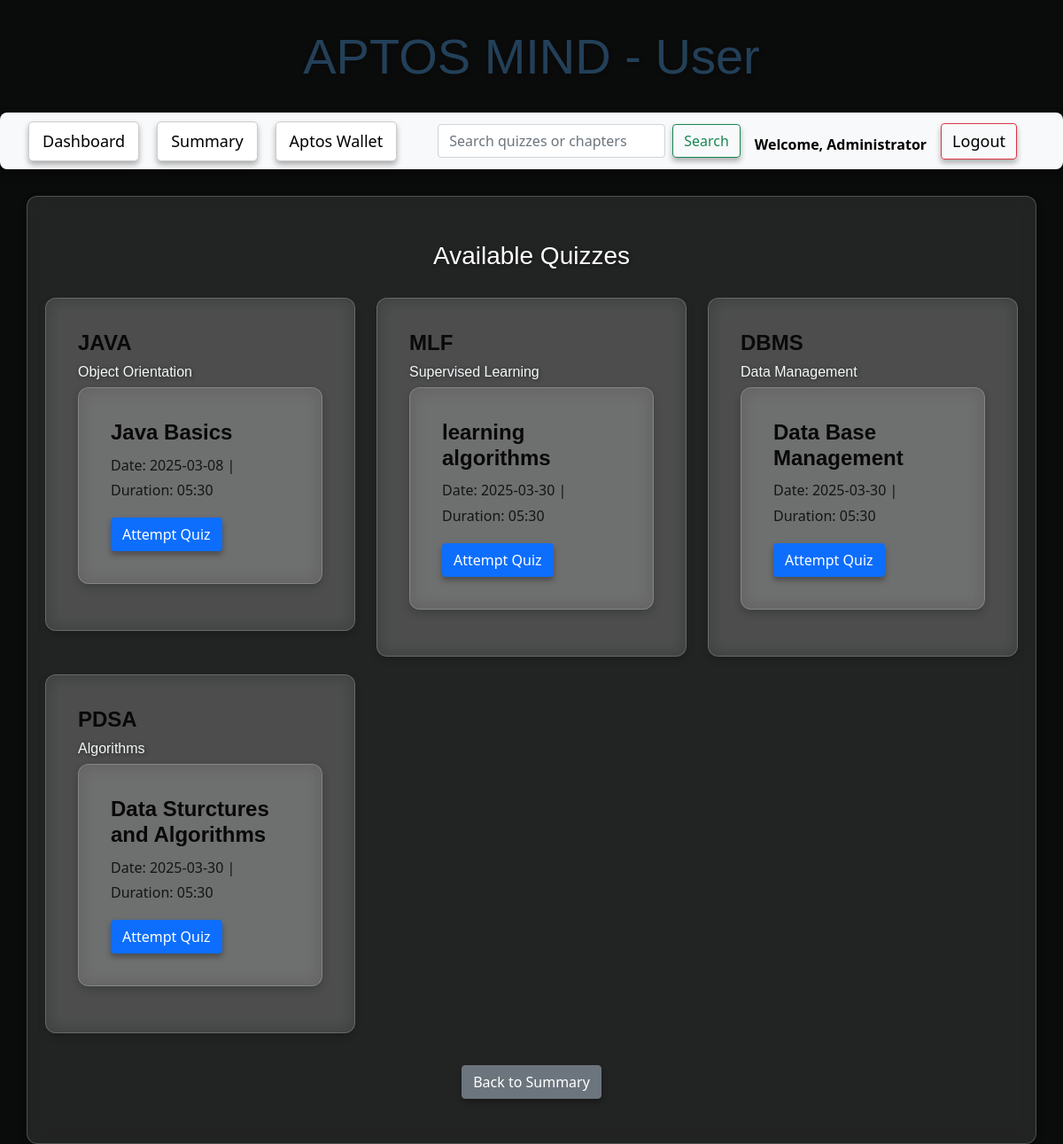
The page /user/1/JAVA on the database its author committed.
### backend/models.py (models this page shows)
class User_Info(db.Model, UserMixin):
    __tablename__ = "user_info"
    id = db.Column(db.Integer, primary_key=True)
    email = db.Column(db.String, unique=True, nullable=False)
    password = db.Column(db.String, nullable=False)
    role = db.Column(db.Integer, default=1)  # 0 for admin, 1 for user
    full_name = db.Column(db.String, nullable=False)
    address = db.Column(db.String, nullable=False)
    pin_code = db.Column(db.Integer, nullable=False)
    reward_points = db.Column(db.Integer, default=0)  # New column for reward points
    scores = db.relationship("Score", cascade="all,delete", backref="user", lazy=True)

class Subject(db.Model):
    __tablename__ = "subject"
    id = db.Column(db.Integer, primary_key=True)
    name = db.Column(db.String, nullable=False)
    description = db.Column(db.String, nullable=True)
    chapters = db.relationship("Chapter", cascade="all,delete", backref="subject", lazy=True)

class Chapter(db.Model):
    __tablename__ = "chapter"
    id = db.Column(db.Integer, primary_key=True)
    name = db.Column(db.String, nullable=False)
    description = db.Column(db.String, nullable=True)
    subject_id = db.Column(db.Integer, db.ForeignKey("subject.id"), nullable=False)
    quizzes = db.relationship("Quiz", cascade="all,delete", backref="chapter", lazy=True)

class Quiz(db.Model):
    __tablename__ = "quiz"
    id = db.Column(db.Integer, primary_key=True)
    name = db.Column(db.String, nullable=False)
    date_of_quiz = db.Column(db.String, nullable=False)
    time_duration = db.Column(db.String, nullable=False)
    chapter_id = db.Column(db.Integer, db.ForeignKey("chapter.id"), nullable=False)
    questions = db.relationship("Question", cascade="all,delete", backref="quiz", lazy=True)
    scores = db.relationship("Score", cascade="all,delete", backref="quiz", lazy=True)

### backend/controllers.py (the view)
@app.route("/user/<id>/<name>")
def user_dashboard(id, name):
    subjects = Subject.query.all()
    user = User_Info.query.get(id)  # Fetch the user object
    return render_template("user_dashboard.html", id=id, name=name, subjects=subjects, user=user)

### templates/user_dashboard.html (shortened to what this page needs)
{% extends "user_layout.html" %}
{% block content %}
    <div class="content">
        <div class="container">
            <h3 class="center">
                 Available Quizzes
            </h3>
            {% if subjects %}
                <div class="row">
                    {% for subject in subjects %}
                        <div class="col-md-4">
                            <div class="card">
                                <div class="card-body">
                                    <h5 class="card-title">
                                         {{ subject.name }}
                                    </h5>
                                    {% for chapter in subject.chapters %}
                                        <h6>
                                             {{ chapter.name }}
                                        </h6>
                                        {% for quiz in chapter.quizzes %}
                                            <div class="card mb-3">
                                                <div class="card-body">
                                                    <h6 class="card-title">
                                                         {{ quiz.name }}
                                                    </h6>
                                                    <p class="card-text">Date: {{ quiz.date_of_quiz }} | Duration: {{ quiz.time_duration }}</p>
                                                    <a href="/quiz/{{ quiz.id }}/{{ user.id }}" class="btn btn-primary">
                                                         Attempt Quiz
                                                    </a>
                                                </div>
                                            </div>
                                        {% endfor %}
                                    {% endfor %}
                                </div>
                            </div>
                        </div>
                    {% endfor %}
                </div>
            {% else %}
                <h4 class="center">
                    <i class="fas fa-exclamation-circle"></i> No quizzes available.
                </h4>
            {% endif %}
            <div class="center mt-3">
                <a href="{{ url_for('user_summary', user_id=user.id) }}" class="btn btn-secondary">Back to Summary</a>
            </div>
        </div>
    </div>
{% endblock %}

### templates/user_layout.html (shortened to what this page needs)
<!DOCTYPE html>
<html>
<head>
    <link rel="stylesheet" href="{{ url_for('static', filename='styles/main.css') }}">
    <link href="https://cdn.jsdelivr.net/npm/bootstrap@5.0.2/dist/css/bootstrap.min.css" rel="stylesheet">
</head>
<body>
    <div class="my_container">
        <div class="center"><h1 class="display-4" style="color: #4682B4;">APTOS MIND - User</h1></div>
        <div class="my_panel">
            <nav class="navbar navbar-expand-lg navbar-light bg-light">
                <div class="container-fluid">
                    <a class="btn btn-dashboard" href="{{ url_for('dashboard') }}">Dashboard</a>
                    <div class="collapse navbar-collapse" id="navbarNav">
                        <ul class="navbar-nav me-auto mb-2 mb-lg-0">
                            <li class="nav-item">
                                <a class="btn btn-summary" href="{{ url_for('summary') }}">Summary</a>
                            </li>
                            <li class="nav-item">
                                <a class="btn btn-wallet" href="{{ url_for('wallet', user_id=user.id) }}">Aptos Wallet</a>
                            </li>
                        </ul>
                        <form class="d-flex me-3" method="POST" action="{{ url_for('user_search', id=user.id, name=user.full_name) }}">
                            <input class="form-control me-2" type="search" placeholder="Search quizzes or chapters" name="search_text" required>
                            <button class="btn btn-outline-success" type="submit">Search</button>
                        </form>
                        <span class="navbar-text me-3 mt-2" style="color: black; font-weight: bold;">
                            {% if user.is_authenticated %}
                                Welcome, {{ user.full_name }}
                            {% else %}
                                <a href="{{ url_for('login') }}" class="btn btn-outline-primary">Login</a>
                            {% endif %}
                        </span>
                        {% if user.is_authenticated %}
                            <a class="btn btn-outline-danger logout" href="{{ url_for('logout') }}">Logout</a>
                        {% endif %}
                    </div>
                </div>
            </nav>
            {% block content %}{% endblock %}
        </div>
    </div>
</body>
</html>

### static/styles/main.css (style rules this page uses)
body { background: #add8e6; font-family: 'Poppins', sans-serif; color: #0e3d49; margin: 0; padding: 0; }
.container { max-width: 1200px; margin: 0 auto; padding: 20px; }
h1, h2, h3, h4, h5, h6 { color: #f4f7f8; font-family: 'Poppins', sans-serif; margin-bottom: 20px; text-shadow: 1px 1px 4px rgba(17, 17, 17, 0.6); }
h1.display-4 { color: #87CEEB; }
p { line-height: 1.8; margin-bottom: 15px; font-size: 18px; }
.navbar { background-color: #5e3d3d; padding: 15px 20px; border-radius: 8px; margin-bottom: 30px; box-shadow: 0 4px 8px rgba(0, 0, 0, 0.5); }
.navbar a { color: #000000; text-decoration: none; margin-right: 20px; font-size: 18px; transition: all 0.3s ease; }
.btn { display: inline-block; padding: 12px 25px; font-size: 16px; font-weight: bold; text-align: center; text-decoration: none; border-radius: 8px; transition: all 0.3s ease; cursor: pointer; box-shadow: 0 4px 6px rgba(0, 0, 0, 0.3); }
.btn-primary { background-color: #4caf50; color: #ffffff; border: none; }
.btn-secondary { background-color: #607d8b; color: #ffffff; border: none; }
.card { background-color: #1e1e2f; border: 1px solid #3a3a4b; border-radius: 10px; box-shadow: 0 6px 12px rgba(0, 0, 0, 0.5); margin-bottom: 25px; transition: transform 0.3s ease, box-shadow 0.3s ease; }
.card-body { padding: 25px; }
.card-title { font-size: 1.5rem; font-weight: bold; margin-bottom: 20px; color: #0a0909; text-shadow: none; }
.card-text { color: #151616; font-size: 16px; }
.center { text-align: center; margin: 30px 0; color: #ffffff; }

### templates/user_layout.html (style rules this page uses)
.btn-dashboard, .btn-summary, .btn-wallet { background-color: white !important; color: black !important; border: 1px solid #ccc; padding: 8px 15px; border-radius: 5px; transition: background-color 0.3s ease, color 0.3s ease; }

### templates/user_dashboard.html (style rules this page uses)
body { background-color:rgb(21, 22, 22); }
h3 { color: #ffffff; }
.content { position: relative; z-index: 1; }
nav { position: fixed; top: 0; width: 100%; z-index: 1000; }
.card { background: rgba(255, 255, 255, 0.1); border-radius: 12px; box-shadow: 0 4px 8px rgba(0, 0, 0, 0.2); padding: 20px; margin-bottom: 20px; backdrop-filter: blur(10px); -webkit-backdrop-filter: blur(10px); border: 1px solid rgba(255, 255, 255, 0.2); }
.container { background: rgba(255, 255, 255, 0.1); border-radius: 12px; box-shadow: 0 4px 8px rgba(0, 0, 0, 0.2); padding: 20px; backdrop-filter: blur(10px); -webkit-backdrop-filter: blur(10px); border: 1px solid rgba(255, 255, 255, 0.2); }

### rows shown on the page
User_Info: full_name "Administrator"
Subject: name "JAVA"
Chapter: name "Object Orientation"
Quiz: name "Java Basics", date_of_quiz "2025-03-08", time_duration "05:30"
Subject: name "MLF"
Chapter: name "Supervised Learning"
Quiz: name "learning algorithms", date_of_quiz "2025-03-30", time_duration "05:30"
Subject: name "DBMS"
Chapter: name "Data Management"
Quiz: name "Data Base Management", date_of_quiz "2025-03-30", time_duration "05:30"
Subject: name "PDSA"
Chapter: name "Algorithms"
Quiz: name "Data Sturctures and Algorithms", date_of_quiz "2025-03-30", time_duration "05:30"
